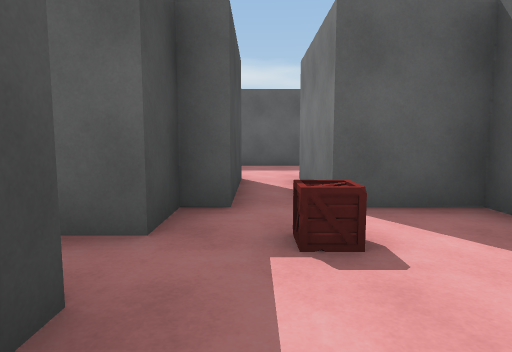
View 1 (above)

13 first-person views from a walk through a 3-D level made in the Unity game engine. The camera is 1.3 m above the floor, tilts 6° down and sees 75° across. The floor is counted in squares, 2 m on a side. Each view is taken from the middle of a square. On the plan, view 1 faces up. The plan holds only what a view shows up to about 10 squares ahead; the rest is blank. The place goes on beyond the plan. The player character is not drawn.

View 2
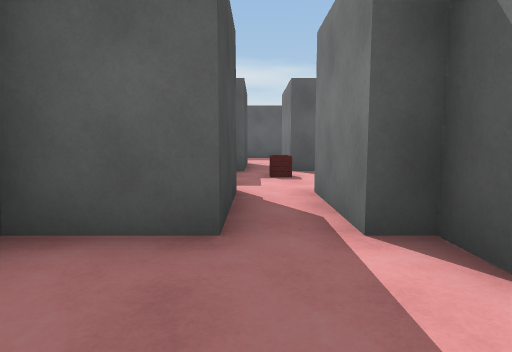

View 3
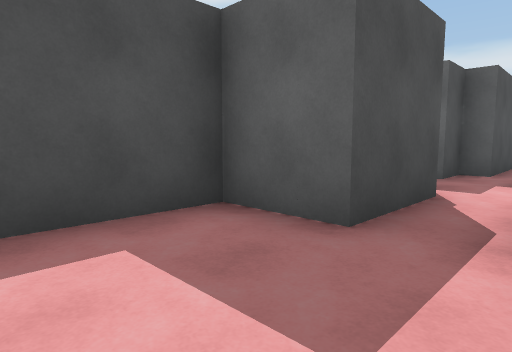

View 4
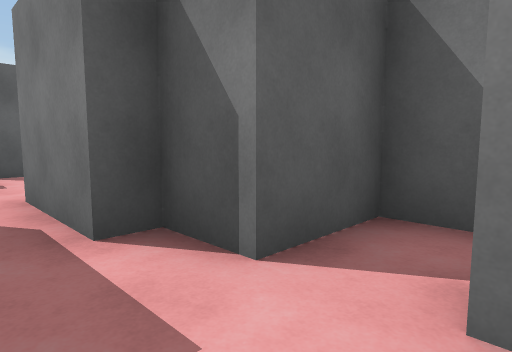

View 5
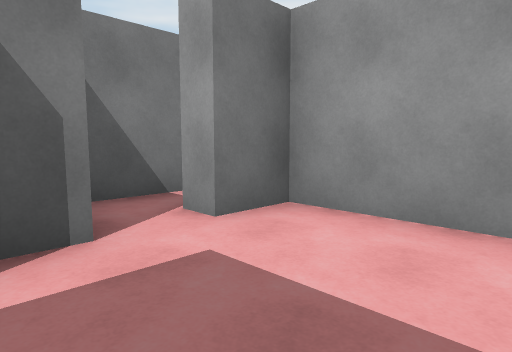

View 6
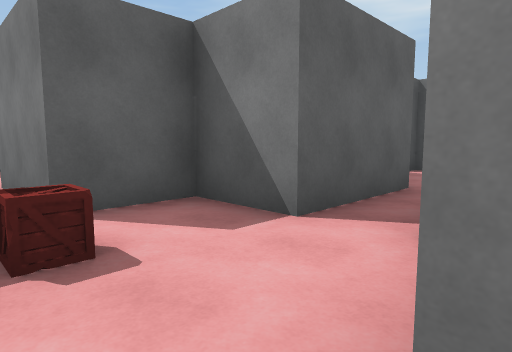

View 7
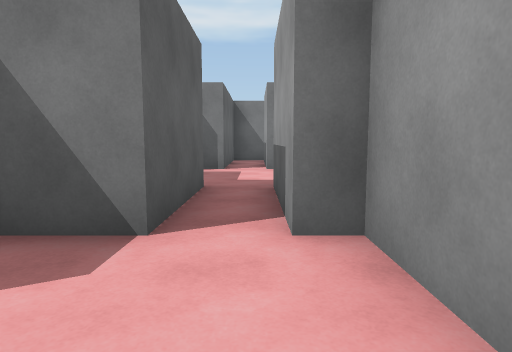

View 8
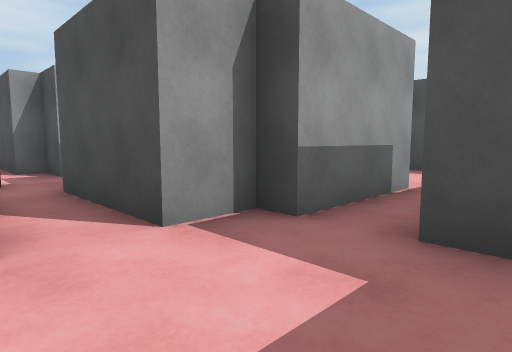

View 9
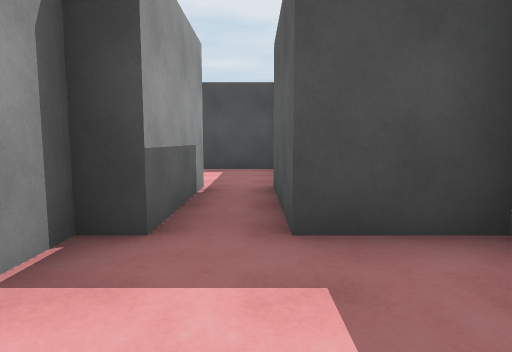

View 10
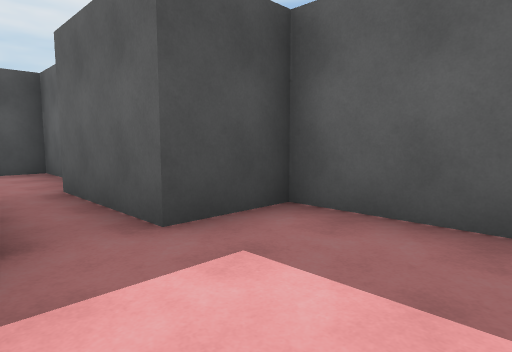

View 11
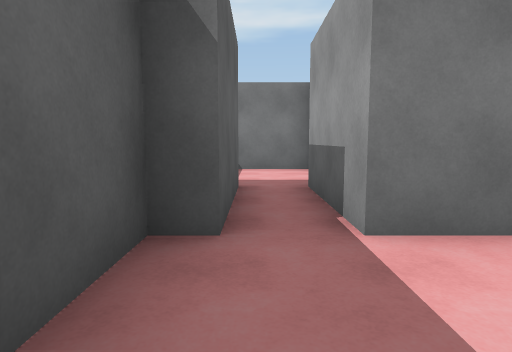

View 12
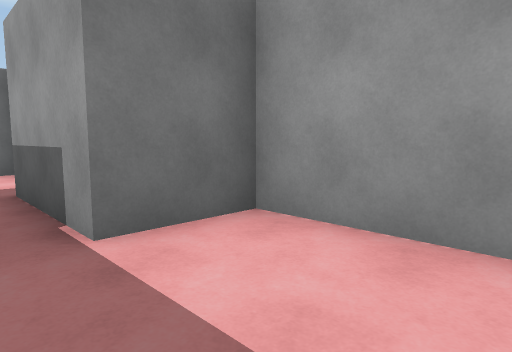

View 13
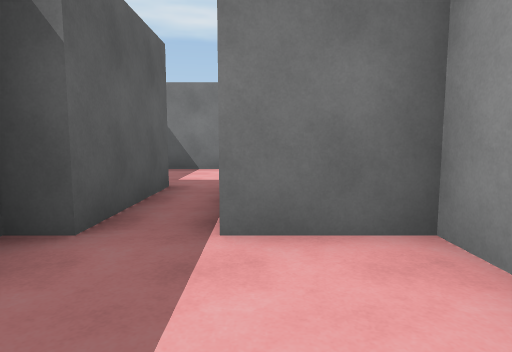

### Floor plan
Points are (right, up) in squares from view 1. A wall is a line through its corners. A room is listed if a view was taken in it or the views show most of it. See-through windows are left out.
Room 1 (views 1, 2, 3, 4, 5, 6)
walls: (-0.8, -4.8) (1.3, -4.8) (1.3, -3.8) (1.8, -3.8); (2.7, -4.5) (2.7, -2.8) (1.3, -2.8) (1.3, -1.7) (0.8, -1.7) (0.8, 0.2); (-0.2, 0.2) (-0.2, -1.7) (-1.7, -1.7) (-1.7, -3.8)
ways out: opening at (0, -0.5) to room 2
Room 2 (view 7)
walls: (2.3, 1.7) (2.3, 3.2) (0.8, 3.2) (0.8, 5.8); (-0.7, 1.4) (-0.7, 0.2) (-0.2, 0.2); (0.8, 0.2) (2.3, 0.2) (2.3, 0.7); (-0.2, 5.8) (-0.2, 3.2) (-0.7, 3.2) (-0.7, 2.2)
ways out: opening at (0, -0.5) to room 1; opening at (0, 4.5) to room 3; opening at (3.5, 1)
objects: box (0, 2)
Room 3 (views 8, 9, 10)
walls: (-1.2, 6.3) (-1.2, 5.8) (-0.2, 5.8); (1.7, 5.8) (1.7, 8.1); (1.2, 8.8) (-1.2, 8.8) (-1.2, 7.2)
ways out: opening at (0, 4.5) to room 2; opening at (-2.5, 7) to room 4
Room 4 (views 11, 12, 13)
walls: (-5.8, 4.7) (-3.8, 4.7) (-3.8, 6.3) (-1.2, 6.3); (-1.2, 7.2) (-3.8, 7.2) (-3.8, 7.7) (-6.7, 7.7) (-6.7, 5.1)
ways out: opening at (-2.5, 7) to room 3

Where each view was taken, in squares from view 1:
view 1: 0 up, 0 right, facing up
view 2: 4 down, 0 right, facing up
view 3: 4 down, 1 right, facing up-left
view 4: 4 down, 0 right, facing up-right
view 5: 2 down, 1 left, facing down-right
view 6: 0 up, 0 right, facing up-right
view 7: 1 up, 0 right, facing right
view 8: 8 up, 1 right, facing down-left
view 9: 7 up, 1 right, facing left
view 10: 6 up, 1 right, facing up-left
view 11: 7 up, 6 left, facing right
view 12: 7 up, 6 left, facing down-right
view 13: 6 up, 6 left, facing right
